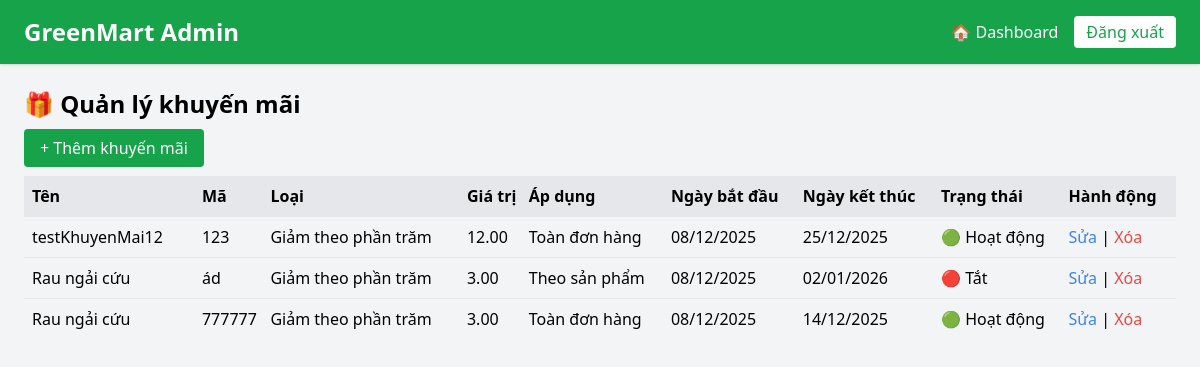
Screenshot of /admin_panel/admin_promotion with the database file from the repository.
### app/models.py (models this page shows, shortened)
class Promotion(models.Model):
    DISCOUNT_TYPE_CHOICES = [
        ('money', 'Giảm theo số tiền'),
        ('percent', 'Giảm theo phần trăm'),
    ]
    APPLY_TYPE_CHOICES = [
        ('product', 'Theo sản phẩm'),
        ('category', 'Theo danh mục'),
        ('order', 'Toàn đơn hàng'),
    ]
    user = models.ForeignKey(User, on_delete=models.CASCADE, blank=True, null=True, related_name="promotions")
    name = models.CharField(max_length=100)
    code = models.CharField(max_length=20, unique=True)
    discount_type = models.CharField(max_length=10, choices=DISCOUNT_TYPE_CHOICES)
    discount_value = models.DecimalField(max_digits=100000000, decimal_places=2)
    apply_type = models.CharField(max_length=10, choices=APPLY_TYPE_CHOICES, default='order')
    products = models.ManyToManyField('Product', blank=True)
    categories = models.ManyToManyField('Category', blank=True)
    start_date = models.DateTimeField(auto_now_add=True)
    end_date = models.DateTimeField()
    is_active = models.BooleanField(default=True)
    min_order_value = models.DecimalField(max_digits=10, decimal_places=2, default=0)

### adminpanel/views.py (the view)
# urls.py: path("admin_promotion", views.promotion,name='admin_promotion'),
def promotion(request):
    promotions = Promotion.objects.all()
    return render(request, "promotion.html", {"promotions":promotions})

### adminpanel/templates/promotion.html (shortened to what this page needs)
<!DOCTYPE html>
<html lang="vi">
<head>
  <script src="https://cdn.tailwindcss.com"></script>
</head>
<body class="bg-gray-100">
  <nav class="bg-green-600 text-white px-6 py-4 flex justify-between items-center shadow">
    <h1 class="text-2xl font-bold">GreenMart Admin</h1>
    <div class="flex items-center gap-4">
      <a href="/admin_panel/" class="hover:underline">🏠 Dashboard</a>
      <a href="#" class="bg-white text-green-600 px-3 py-1 rounded font-medium">Đăng xuất</a>
    </div>
  </nav>
<div class="p-6">
  <h2 class="text-2xl font-bold mb-4">🎁 Quản lý khuyến mãi</h2>
  <a href="{% url 'add_promotion' %}" class="bg-green-600 text-white px-4 py-2 rounded">+ Thêm khuyến mãi</a>
  <table class="w-full mt-4 border-collapse">
    <thead>
      <tr class="bg-gray-200 text-left">
        <th class="p-2">Tên</th>
        <th>Mã</th>
        <th>Loại</th>
        <th>Giá trị</th>
        <th>Áp dụng</th>
        <th>Ngày bắt đầu</th>
        <th>Ngày kết thúc</th>
        <th>Trạng thái</th>
        <th>Hành động</th>
      </tr>
    </thead>
    <tbody>
      {% for promo in promotions %}
      <tr class="border-t">
        <td class="p-2">{{ promo.name }}</td>
        <td>{{ promo.code }}</td>
        <td>{{ promo.get_discount_type_display }}</td>
        <td>{{ promo.discount_value }}</td>
        <td>{{ promo.get_apply_type_display }}</td>
        <td>{{ promo.start_date|date:"d/m/Y" }}</td>
        <td>{{ promo.end_date|date:"d/m/Y" }}</td>
        <td>{% if promo.is_active %}🟢 Hoạt động{% else %}🔴 Tắt{% endif %}</td>
        <td>
          <a href="{% url 'edit_promotion' promo.id %}" class="text-blue-500">Sửa</a> |
          <a href="{% url 'delete_promotion' promo.id %}" class="text-red-500"
             onclick="return confirm('Xóa khuyến mãi này?')">Xóa</a>
        </td>
      </tr>
      {% endfor %}
    </tbody>
  </table>
</div>

### rows the page displays
Promotion: name "testKhuyenMai12", code "123", discount_type "Giảm theo phần trăm", discount_value "12.00", apply_type "Toàn đơn hàng", start_date "08/12/2025", end_date "25/12/2025", is_active "🟢 Hoạt động"
Promotion: name "Rau ngải cứu", code "ád", discount_type "Giảm theo phần trăm", discount_value "3.00", apply_type "Theo sản phẩm", start_date "08/12/2025", end_date "02/01/2026", is_active "🔴 Tắt"
Promotion: name "Rau ngải cứu", code "777777", discount_type "Giảm theo phần trăm", discount_value "3.00", apply_type "Toàn đơn hàng", start_date "08/12/2025", end_date "14/12/2025", is_active "🟢 Hoạt động"
